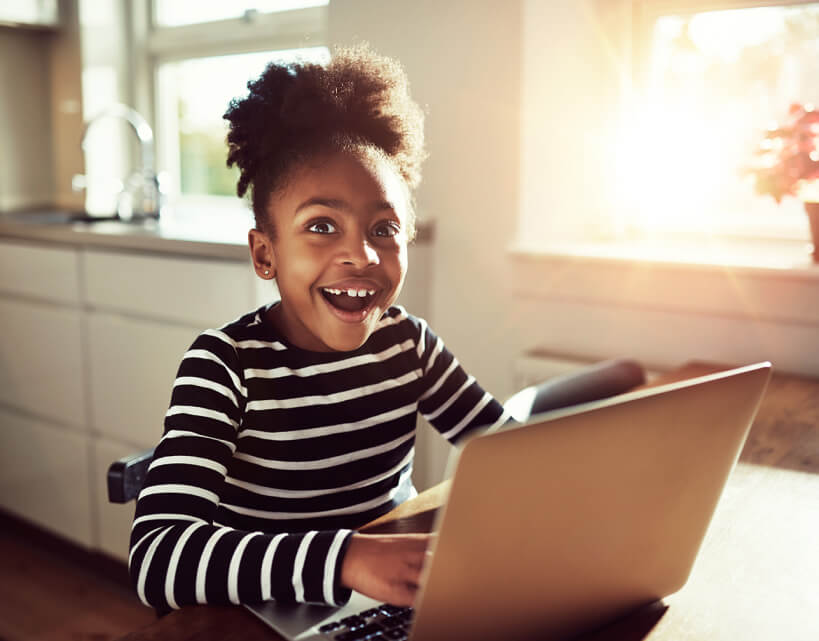
#> input picture image.jpg, 819 x 641 px
$ jupyter execute BlurFace.ipynb
#> lines starting #> are read from the running program, lines starting #| are printed output that depends on the picture; after the words box and inside, x2 and y2 are one past the last pixel; in counts of white or black regions, pixels touching at a corner belong together
[cell 1]
import cv2

[cell 2]
image = cv2.imread('image.jpg')
#> image is the input picture: shape (641, 819, 3); mean B, G, R 129.8, 146.1, 167.5

[cell 3]
h, w = image.shape[:2]
#> h = 641; w = 819

kernel_width = (w//7) | 1
#> kernel_width = 117
kernel_height = (h//7) | 1
#> kernel_height = 91

[cell 4]
face = cv2.CascadeClassifier('haarcascade_frontalface_default.xml')

[cell 5]
faces = face.detectMultiScale(image, 1.1, 5)
#> faces = [[264, 170, 164, 164]]

[cell 6]
print("Face detected in the image:", len(faces))
#| Face detected in the image: 1

[cell 7]
for (x, y, w, h) in faces:
   roi = image[y:y+h, x:x+w]
      # apply gaussian blur to face rectangle
   roi = cv2.GaussianBlur(roi, (17, 17), 30)

   # add blurred face on original image to get final image
   image[y:y+roi.shape[0], x:x+roi.shape[1]] = roi
#> this loop made 1 pass
#> pass 1, `roi = image[y:y+h, x:x+w]`:
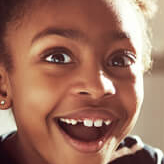
#> roi: shape (164, 164, 3); mean B, G, R 94.3, 112.3, 158.2
#> pass 1, `roi = cv2.GaussianBlur(roi, (17, 17), 30)`:
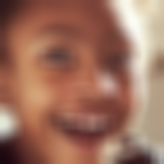
#> roi: shape (164, 164, 3); mean B, G, R 94.3, 112.3, 158.3
#> after the loop:
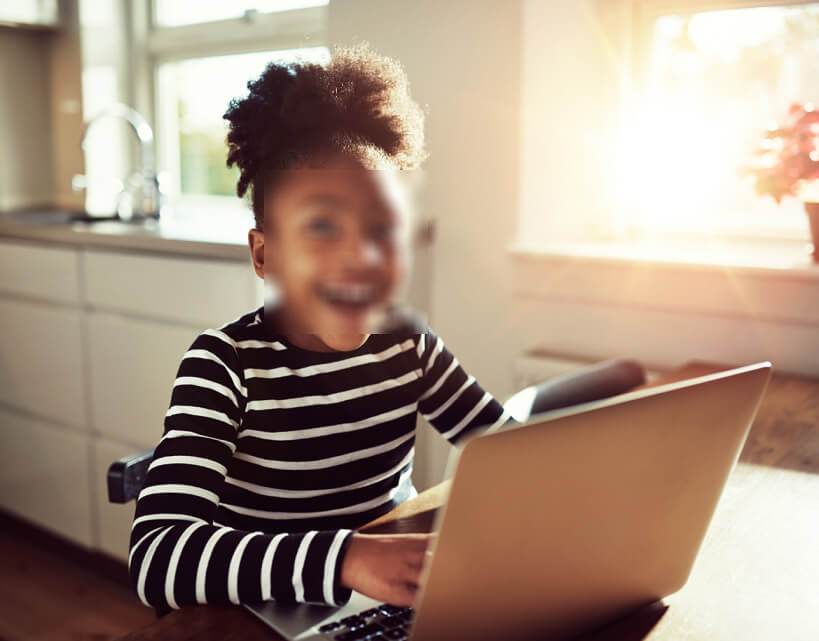
#> image: shape (641, 819, 3); 5.1% of pixels changed, all inside (x1, y1, x2, y2) = (264, 170, 428, 334)
